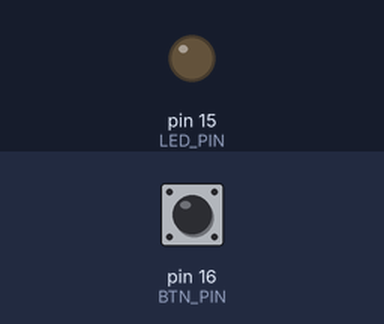
Recording of a program running on a simulated MicroPython board. Parts: output pins drawn as LEDs (lit = HIGH). The inputs (shaded band) are chosen by the test bench; at power-on: pin 16 (BTN_PIN) HIGH.

Above: at 1.2 s.
1.3 s: pin 16 (BTN_PIN) pulled LOW for 0.15 s
At 2.0 s:
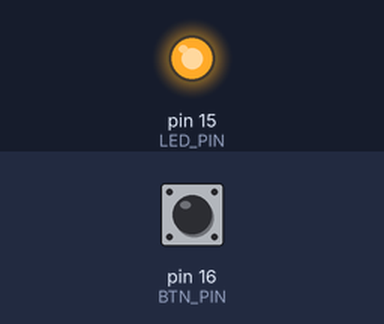
2.9 s: pin 16 (BTN_PIN) pulled LOW for 1 s
At 3.2 s:
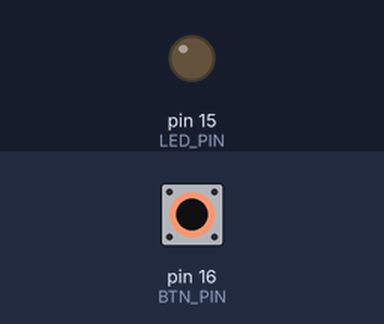
5.4 s: pin 16 (BTN_PIN) pulled LOW for 3.2 s
At 6.3 s:
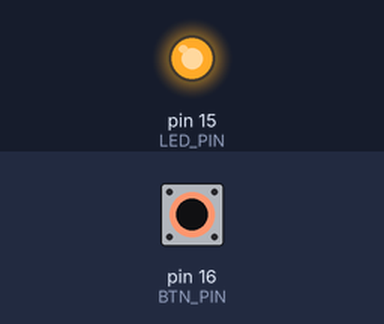
Timing chart, 0 to 8.4 s (numbered marks = the images above; inputs shaded):
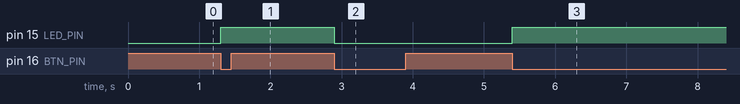

Measured:
- after the input at 1.3 s, pin 15 (LED_PIN): LOW → HIGH at once
- after the input at 2.9 s, pin 15 (LED_PIN): HIGH → LOW at once
- after the input at 5.4 s, pin 15 (LED_PIN): LOW → HIGH at once

The program:

blink.py
```python
from machine import Pin
import utime

LED_PIN_NUMBER = 15
BTN_PIN_NUMBER = 16

LED_PIN = Pin(LED_PIN_NUMBER, Pin.OUT)
BTN_PIN = Pin(BTN_PIN_NUMBER, Pin.IN, Pin.PULL_UP)

led_state = False
last_btn_state = BTN_PIN.value()

while True:
    current_btn_state = BTN_PIN.value()

    if current_btn_state == 0 and last_btn_state == 1:
        led_state = not led_state
        LED_PIN.value(led_state)
        utime.sleep(0.2)

    last_btn_state = current_btn_state
```
